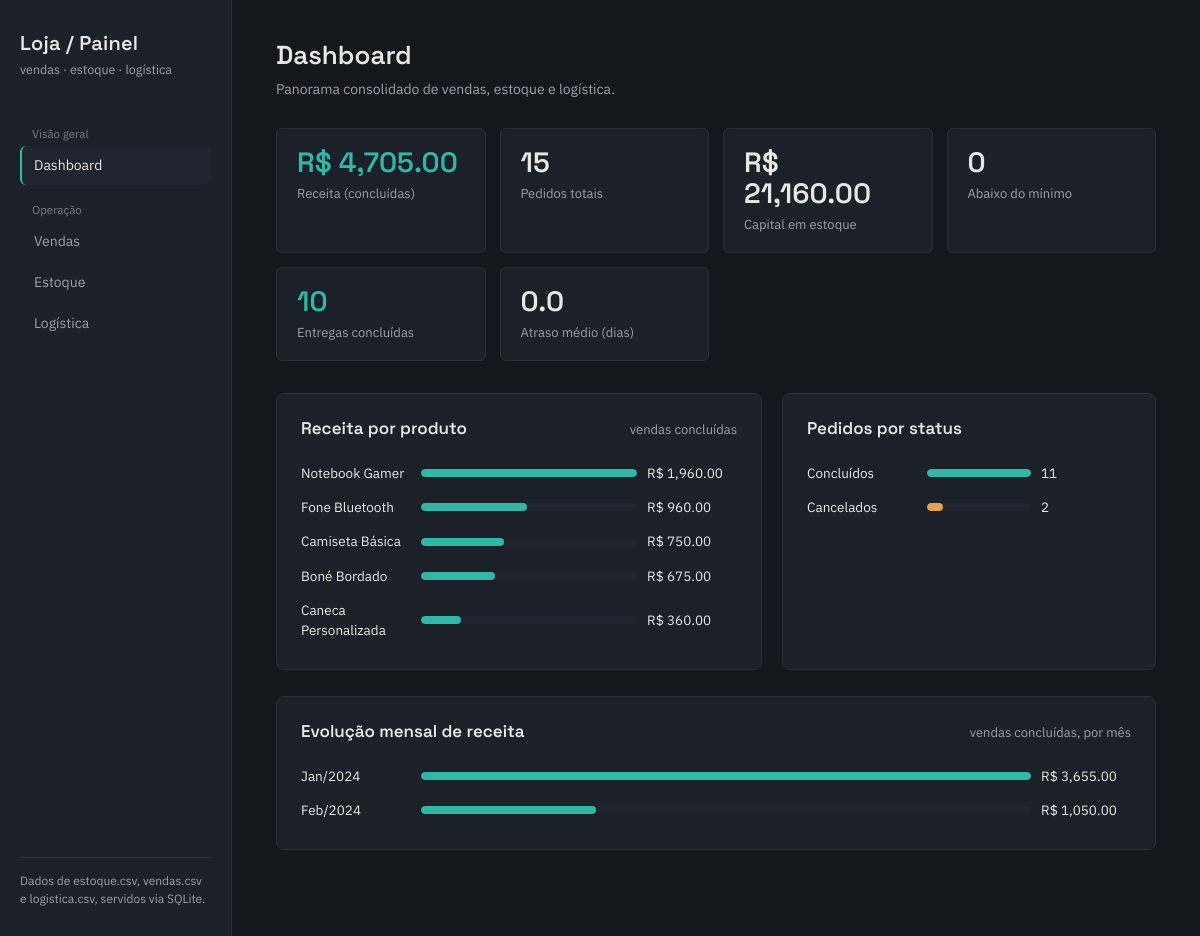
The page / on the database its author committed.
### tables this page shows
CREATE TABLE estoque (
	produto_id TEXT, 
	nome TEXT, 
	categoria TEXT, 
	quantidade_estoque BIGINT, 
	estoque_minimo BIGINT, 
	fornecedor TEXT, 
	custo_unitario FLOAT
);

### app.py (the view)
@app.route("/")
def dashboard():
    try:
        receita_total = escalar(
            "SELECT COALESCE(SUM(valor_total),0) FROM vendas WHERE status='concluida'"
        ) or 0
        pedidos_total     = escalar("SELECT COUNT(*) FROM vendas")
        pedidos_concluida = escalar("SELECT COUNT(*) FROM vendas WHERE status='concluida'")
        pedidos_cancelada = escalar("SELECT COUNT(*) FROM vendas WHERE status='cancelada'")
        valor_estoque = escalar(
            "SELECT COALESCE(SUM(quantidade_estoque*custo_unitario),0) FROM estoque"
        ) or 0
        produtos_criticos = escalar(
            "SELECT COUNT(*) FROM estoque WHERE quantidade_estoque < estoque_minimo"
        )
        entregues   = escalar("SELECT COUNT(*) FROM logistica WHERE status_entrega='entregue'")
        em_transito = escalar("SELECT COUNT(*) FROM logistica WHERE status_entrega='em_transito'")
        atraso_medio = escalar(
            "SELECT AVG(atraso_dias) FROM logistica WHERE atraso_dias IS NOT NULL"
        )
        atraso_medio = round(atraso_medio, 1) if atraso_medio is not None else None
        kpis = [
            {"label": "Receita (concluídas)", "value": f"R$ {receita_total:,.2f}", "accent": "teal"},
            {"label": "Pedidos totais",        "value": pedidos_total,             "accent": ""},
            {"label": "Capital em estoque",     "value": f"R$ {valor_estoque:,.2f}", "accent": ""},
            {"label": "Abaixo do mínimo",       "value": produtos_criticos,         "accent": "amber" if produtos_criticos else ""},
            {"label": "Entregas concluídas",    "value": entregues,                 "accent": "teal"},
            {"label": "Atraso médio (dias)",    "value": atraso_medio if atraso_medio is not None else "—", "accent": "amber" if (atraso_medio or 0) > 0 else ""},
        ]
        top_produtos = consultar("""
            SELECT e.nome, SUM(v.valor_total) AS receita
            FROM vendas v JOIN estoque e ON e.produto_id = v.produto_id
            WHERE v.status = 'concluida'
            GROUP BY e.nome ORDER BY receita DESC LIMIT 5
        """)
        max_receita = top_produtos["receita"].max() if not top_produtos.empty else 1
        barras_produtos = [
            {"label": r["nome"], "valor": f"R$ {r['receita']:,.2f}",
             "pct": round(r["receita"] / max_receita * 100, 1)}
            for _, r in top_produtos.iterrows()
        ]
        mensal = consultar("""
            SELECT
                substr(data_venda, 1, 7) AS mes,
                SUM(valor_total) AS valor_total
            FROM vendas
            WHERE status='concluida'
            GROUP BY substr(data_venda, 1, 7)
            ORDER BY mes
        """)
        barras_mensal = []
        if not mensal.empty:
            max_mes = mensal["valor_total"].max()
            for _, row in mensal.iterrows():
                try:
                    mes_str = row["mes"]
                    mes_obj = pd.Period(mes_str, freq="M")
                    label_mes = mes_obj.strftime("%b/%Y")
                except:
                    label_mes = row["mes"]
                barras_mensal.append({
                    "label": label_mes,
                    "valor": f"R$ {row['valor_total']:,.2f}",
                    "pct": round(row["valor_total"] / max_mes * 100, 1)
                })
        return render_template(
            "dashboard.html",
            kpis=kpis,
            barras_produtos=barras_produtos,
            barras_mensal=barras_mensal,
            pedidos_concluida=pedidos_concluida,
            pedidos_cancelada=pedidos_cancelada,
        )
    except Exception as e:
        print("\n" + "="*60)
        print("❌ ERRO NA ROTA DASHBOARD():")
        print("="*60)
        traceback.print_exc()
        print("="*60 + "\n")
        return f"<h1>Erro no Dashboard</h1><pre>{str(e)}</pre>", 500

### app.py (called while the page is built)
def consultar(sql: str, **params) -> pd.DataFrame:
    return pd.read_sql(text(sql), engine, params=params)

def escalar(sql: str, **params):
    with engine.connect() as conn:
        return conn.execute(text(sql), params).scalar()

### templates/dashboard.html (shortened to what this page needs)
{% extends "base.html" %}
{% block content %}
<div class="page-head">
  <div>
    <h1>Dashboard</h1>
    <p>Panorama consolidado de vendas, estoque e logística.</p>
  </div>
</div>
<div class="kpi-row">
  {% for kpi in kpis %}
  <div class="kpi {{ 'accent-' + kpi.accent if kpi.accent }}">
    <div class="value">{{ kpi.value }}</div>
    <div class="label">{{ kpi.label }}</div>
  </div>
  {% endfor %}
</div>
<div class="two-col">
  <div class="panel">
    <div class="panel-head">
      <h2>Receita por produto</h2>
      <span class="note">vendas concluídas</span>
    </div>
    {% if barras_produtos %}
      {% for b in barras_produtos %}
      <div class="bar-row">
        <span>{{ b.label }}</span>
        <div class="bar-track"><div class="bar-fill" style="width: {{ b.pct }}%"></div></div>
        <span class="mono-num">{{ b.valor }}</span>
      </div>
      {% endfor %}
    {% else %}
      <p class="empty-note">Sem vendas concluídas registradas.</p>
    {% endif %}
  </div>
  <div class="panel">
    <div class="panel-head">
      <h2>Pedidos por status</h2>
    </div>
    <div class="bar-row">
      <span>Concluídos</span>
      <div class="bar-track"><div class="bar-fill" style="width: 100%"></div></div>
      <span class="mono-num">{{ pedidos_concluida }}</span>
    </div>
    <div class="bar-row amber">
      <span>Cancelados</span>
      <div class="bar-track"><div class="bar-fill" style="width: {{ (pedidos_cancelada / (pedidos_concluida + pedidos_cancelada) * 100) if (pedidos_concluida + pedidos_cancelada) else 0 }}%"></div></div>
      <span class="mono-num">{{ pedidos_cancelada }}</span>
    </div>
  </div>
</div>
<div class="panel">
  <div class="panel-head">
    <h2>Evolução mensal de receita</h2>
    <span class="note">vendas concluídas, por mês</span>
  </div>
  {% if barras_mensal %}
    {% for b in barras_mensal %}
    <div class="bar-row">
      <span>{{ b.label }}</span>
      <div class="bar-track"><div class="bar-fill" style="width: {{ b.pct }}%"></div></div>
      <span class="mono-num">{{ b.valor }}</span>
    </div>
    {% endfor %}
  {% else %}
    <p class="empty-note">Sem histórico de vendas suficiente.</p>
  {% endif %}
</div>
{% endblock %}

### static/css/style.css (style rules this page uses)
:root { --bg: #14171c; --panel: #1c2029; --panel-alt: #20242e; --border: #2a2f3a; --text: #e9e7e1; --text-muted: #9aa0ac; --teal: #2fb8a6; --teal-dim: #1f4f49; --amber: #e3a548; --amber-dim: #4a3a20; --red: #e0645a; --red-dim: #4a2523; --font-display: "Space Grotesk", sans-serif; --font-body: "IBM Plex Sans", sans-serif; }
* { box-sizing: border-box; }
html, body { margin: 0; padding: 0; background: var(--bg); color: var(--text); font-family: var(--font-body); font-size: 15px; line-height: 1.5; }
.page-head { display: flex; align-items: baseline; justify-content: space-between; margin-bottom: 28px; flex-wrap: wrap; gap: 8px; }
.page-head h1 { font-family: var(--font-display); font-weight: 600; font-size: 26px; margin: 0; }
.page-head p { color: var(--text-muted); margin: 4px 0 0; font-size: 14px; }
.kpi-row { display: grid; grid-template-columns: repeat(auto-fit, minmax(190px, 1fr)); gap: 14px; margin-bottom: 32px; }
.kpi { background: var(--panel); border: 1px solid var(--border); border-radius: 6px; padding: 18px 20px; }
.kpi .value { font-family: var(--font-display); font-size: 28px; font-weight: 600; line-height: 1.1; }
.kpi .label { color: var(--text-muted); font-size: 13px; margin-top: 6px; }
.kpi.accent-teal .value { color: var(--teal); }
.panel { background: var(--panel); border: 1px solid var(--border); border-radius: 8px; padding: 22px 24px; margin-bottom: 26px; }
.panel-head { display: flex; align-items: baseline; justify-content: space-between; margin-bottom: 14px; flex-wrap: wrap; gap: 8px; }
.panel-head h2 { font-family: var(--font-display); font-size: 17px; font-weight: 600; margin: 0; }
.panel-head .note { color: var(--text-muted); font-size: 13px; }
.two-col { display: grid; grid-template-columns: 1.3fr 1fr; gap: 20px; }
.mono-num { font-variant-numeric: tabular-nums; }
.bar-row { display: grid; grid-template-columns: 110px 1fr 90px; align-items: center; gap: 10px; padding: 7px 0; font-size: 13.5px; }
.bar-track { height: 8px; background: var(--panel-alt); border-radius: 4px; overflow: hidden; }
.bar-fill { height: 100%; background: var(--teal); border-radius: 4px; }
.bar-row.amber .bar-fill { background: var(--amber); }

### rows shown on the page
estoque: label "Notebook Gamer", {{ b.pct }} 100.0 (drawn), valor "R$ 1,960.00"
estoque: label "Fone Bluetooth", {{ b.pct }} 49.0 (drawn), valor "R$ 960.00"
estoque: label "Camiseta Básica", {{ b.pct }} 38.3 (drawn), valor "R$ 750.00"
estoque: label "Boné Bordado", {{ b.pct }} 34.4 (drawn), valor "R$ 675.00"
estoque: label "Caneca Personalizada", {{ b.pct }} 18.4 (drawn), valor "R$ 360.00"

### other values the page prints
{{ kpi.value }} "R$ 4,705.00" "15" "R$ 21,160.00" "0" "10" "0.0"
{{ kpi.label }} "Receita (concluídas)" "Pedidos totais" "Capital em estoque" "Abaixo do mínimo" "Entregas concluídas" "Atraso médio (dias)"
{{ pedidos_concluida }} "11"
{{ pedidos_cancelada }} "2"
{{ b.label }} "Jan/2024" "Feb/2024"
{{ b.valor }} "R$ 3,655.00" "R$ 1,050.00"
